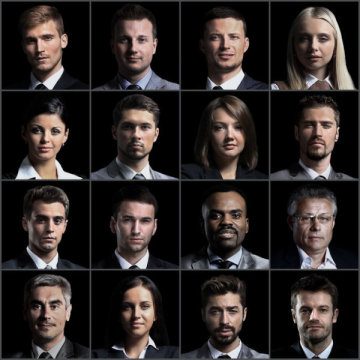
#> input picture imgs/1.jpg, 360 x 360 px; its folder holds only this picture in this run
$ python -i itti_koch.py   (imports and definitions only)
#> lines starting #> are read from the running program, lines starting #| are printed output that depends on the picture
#> further down, picture is the input picture: shape (360, 360, 3); mean B, G, R 39, 40.6, 46.6
### saliency_model/utils.py
import math
import warnings
import numpy as np
import scipy.signal as signal
import skimage.transform as transform

from skimage.feature import peak_local_max
from skimage.transform import resize
from skimage.filters import gabor_kernel
from scipy import ndimage as nd


def gaussian2D(x, y, sigma):
    '''create 2D Gaussian distribution'''
    return (1.0/(2*math.pi*(sigma**2)))*math.exp(-(1.0/(2*(sigma**2)))*(x**2 + y**2))


def mexican_hat(x, y, sigma1, sigma2):
    ''' @ gausain mixture(difference) creates mexican hat like shape '''
    return gaussian2D(x, y, sigma1) - gaussian2D(x, y, sigma2)


# [192 lines left out: functions receptive_field_matrix, center_bias, fit_gauss_to_rectangle, create_gabor_kernels, convolve_kernels, downsample_image and 6 more, not called in this run]

### saliency_model/itti_koch_features.py
# Basic features implemented by the Itti-Koch Algorithm
import skimage
import numpy as np
#import face_recognition
from utils import convolve_kernels, fit_gauss_to_rectangle


def compute_intensity(img_list):
    """
    Computes the mean over the RGB values of the image to get intensity value.
    :param img_list: image in different scales
    :return: list of intensity values for each image
    """

    img_avg = []

    for img in img_list:
        img_avg.append(np.mean(img, axis=2))

    return img_avg


def compute_color(img_list):
    '''
    Separates the channels by color, calculates the luminescence as their mean,
    :param img_list: image in different scales
    :return: rg, by colors
    '''

    img_col = []

    for img in img_list:

        r = img[:,:,0]
        g = img[:,:,1]
        b = img[:,:,2]

        lum = np.mean([r,g,b])

        by = np.divide((b - np.minimum(r, g)), lum)  # (B-Y)
        rg = np.divide((r - g), lum)                 # (R-G)
        img_col.append([rg, by])

    return np.squeeze(img_col)


def compute_orientation(img_list, gabor_kernels):
    """
    Computes the mean over the RGB values of the image to get intensity value.
    :param img_list: image in different scales
    :return: list of orientation values for each image
    """

    intensity = (compute_intensity(img_list))
    orientation = convolve_kernels(np.squeeze(intensity), gabor_kernels)

    return orientation


# [42 lines left out: functions apply_face_saliency, compute_faces, not called in this run]

### saliency_model/itti_koch.py
# development file, later on itti&koch class
import numpy as np
from scipy import ndimage as nd
import matplotlib.image as mpimg
from skimage import img_as_float64
from skimage.transform import resize

from .utils import *
from .itti_koch_features import *


class IttiKoch():
    '''
    Itti and Koch main model class.
    Inputs upon init: path to the image, changes to setup dict
    '''
    def __init__(self, input_params=None, verbose=True):
        super().__init__()

        self.verbose = verbose

        # dictionary with default params
        self.params = {
            "min_mapwidth": 64,
            "num_center_scales": 3,
            "outer_sigma": [3,6],
            "inner_sigma": [1,1],
            "topdown_weights": [1,1,1,1],
            "gabor_theta": 4,
            "gabor_sigma": 4,
            "gabor_frequency": 0.1,
            "gabor_phase": False,
            "gaussian_blur": 2,
            "fraction_centerbias": 2,
            'face_model': None,
        }


        # update the parameters with the input
        if input_params:
            for key in input_params:
                self.params[key] = input_params[key]

            pass


    def make_center_scales(self, img, scalars):
        '''
        Gaussian pyramid creation: based on image and scalars
        returns a list of downsampled images with lenght according to inp scalars
        '''
        # determine size of center scales
        self.params["mapsize"] = (round(img.shape[0] * (self.params["min_mapwidth"] / img.shape[1])), self.params["min_mapwidth"])

        return downsample_image(img, self.params["mapsize"][0], self.params["min_mapwidth"], scalars)


    def make_feature_maps(self, imgs, feature_func, *args):
        '''
        Given an image and a function for the feature, calculates the convolved
        feature maps.
        Returns: convolution maps
        '''
        feat_maps = feature_func(imgs, *args)

        return convolve_receptive_field(feat_maps, self.params["inner_sigma"], self.params["outer_sigma"])


    def make_conspicuity_maps(self, img_scales, feature_func, *args):
        '''
        Function creates conspicuity map based on given image scales for given feature
        '''
        conspicuity_maps = []
        for img in img_scales:
            feature_maps = self.make_feature_maps([img], feature_func, *args)
            conspicuity_map = compute_conspicuity_map(feature_maps, self.params["mapsize"], resize_map=False)
            # append the normalized conspicuity map
            conspicuity_maps.append(conspicuity_map)

        # compute weighted sum across images scales, do resizing to deal with different image sizes
        conspicuity_map = compute_conspicuity_map(conspicuity_maps, self.params["mapsize"], resize_map=True)

        return conspicuity_map

    def run(self, img, keys = ["intensity", "color", "orientation"], faces=False):
        '''
        Given an image returns its saliency and the single saliency maps in the order of feature  input
        '''
#> called with faces = False
        # save image size
        img_size = np.shape(img)
#> img_size = (360, 360, 3)

        # compute spatial scales
        if self.verbose:
            print("Computing {} image scales".format(self.params["num_center_scales"]))
        img_scales = self.make_center_scales(img, np.arange(self.params["num_center_scales"])+1)
#> the loop in downsample_image, `for scalar in scaling_factors:` made 3 passes
#> after the loop in downsample_image, `for scalar in scaling_factors:`: img_maps = 3 items
#> img_scales = 3 items

        if self.verbose:
            print("Creating Gabor kernels for orientation.")
        gabor_kernels = create_gabor_kernels(theta = self.params["gabor_theta"],
                                            sigma = self.params["gabor_sigma"],
                                            frequency = self.params["gabor_frequency"],
                                            phase = self.params["gabor_phase"])

        # compute conspicuity_map for each channel
        saliency_maps = []

        # iterate over features to compute (keys)
        for key in keys:
            if self.verbose:
                print("Computing saliency maps for {}.".format(key))

            # get corresponding function
            curr_func = globals()["compute_"+key]


            # compute conspicuity map
            if (key == "orientation"):
                m = self.make_conspicuity_maps(img_scales, curr_func, gabor_kernels)
                saliency_maps.append(resize(m, img_size[0:2], mode='constant', anti_aliasing=True))
            else:
                m = self.make_conspicuity_maps(img_scales, curr_func)
                saliency_maps.append(resize(m, img_size[0:2], mode='constant', anti_aliasing=True))
#> this loop made 3 passes
#> pass 1, in run, `m = self.make_conspicuity_maps(img_scales, curr_func)`:
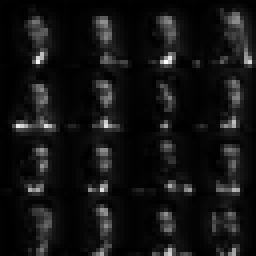
#> m: shape (64, 64) float64 (shown 4 times larger); min 0, max 1, mean 0.0761
#> pass 2, in run, `m = self.make_conspicuity_maps(img_scales, curr_func)`:
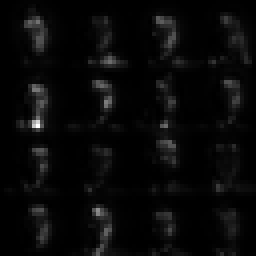
#> m: shape (64, 64) float64 (shown 4 times larger); min 0, max 1, mean 0.0355
#> pass 3, in run, `m = self.make_conspicuity_maps(img_scales, curr_func, gabor_kernels)`:
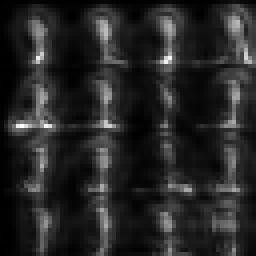
#> m: shape (64, 64) float64 (shown 4 times larger); min 0, max 1, mean 0.152
#> after the loop, saliency_maps = 3 items

        # add faces detection into the model
        if faces:
            face_sal = compute_faces(img, self.params['face_model'])
            saliency_maps.append(np.squeeze(face_sal))

        # sum & normalize across channels
        wj = self.params["topdown_weights"]
#> wj = [1, 1, 1, 1]

        saliency = np.zeros(img_size[0:2])
        for i in np.arange(len(saliency_maps)):
            saliency = saliency + wj[i]*saliency_maps[i]
#> this loop made 3 passes
#> pass 1, in run, `saliency = saliency + wj[i]*saliency_maps[i]`:
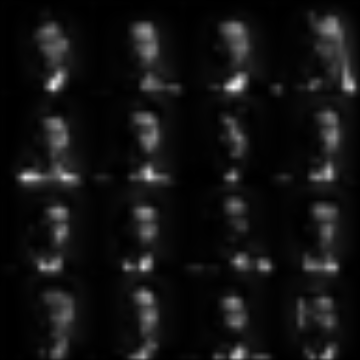
#> saliency: shape (360, 360) float64; min 8.8e-05, max 0.96, mean 0.0758
#> pass 2, in run, `saliency = saliency + wj[i]*saliency_maps[i]`:
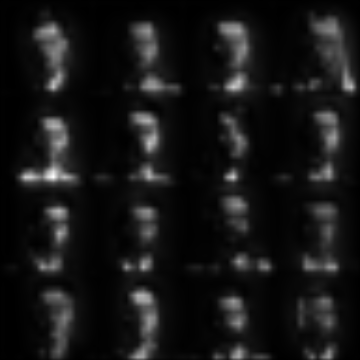
#> saliency: shape (360, 360) float64; min 0.000372, max 1.27, mean 0.111; drawn with min black and max white
#> pass 3, in run, `saliency = saliency + wj[i]*saliency_maps[i]`:
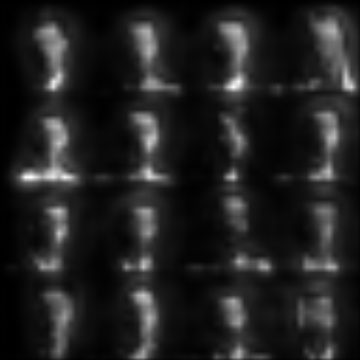
#> saliency: shape (360, 360) float64; min 0.00233, max 1.95, mean 0.263; drawn with min black and max white

        # blur the image
        saliency = nd.gaussian_filter(saliency, self.params["gaussian_blur"])

        # normalize with the maximum of the map
        if not (np.max(saliency) == 0):  # don't normalize if saliency map is empty
            saliency = saliency / np.max(saliency)

        # introduce center bias
        saliency = saliency * center_bias(lambda x, y: gaussian2D(x, y, min(np.shape(saliency)) / self.params["fraction_centerbias"]), np.shape(saliency))
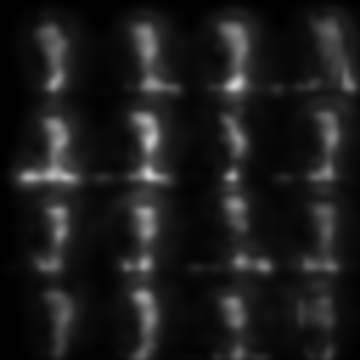
#> saliency: shape (360, 360) float64; min 0.000885, max 0.847, mean 0.115

        # return saliency
        return saliency, saliency_maps

>>> import cv2
>>> picture = cv2.imread('../imgs/1.jpg')
>>> result = IttiKoch().run(picture)
